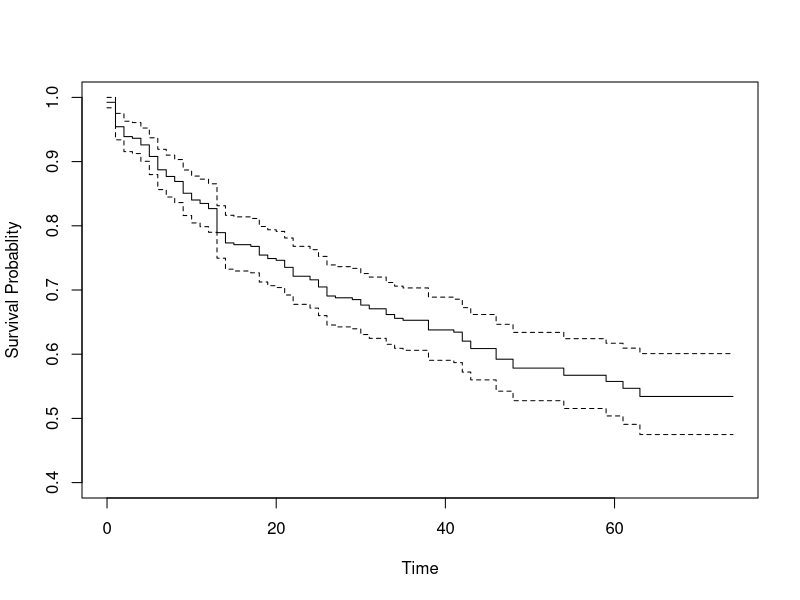
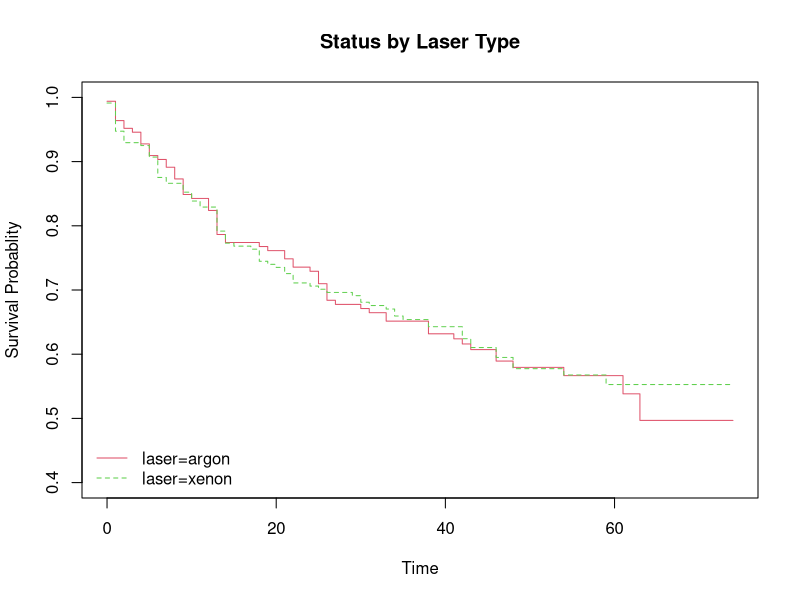
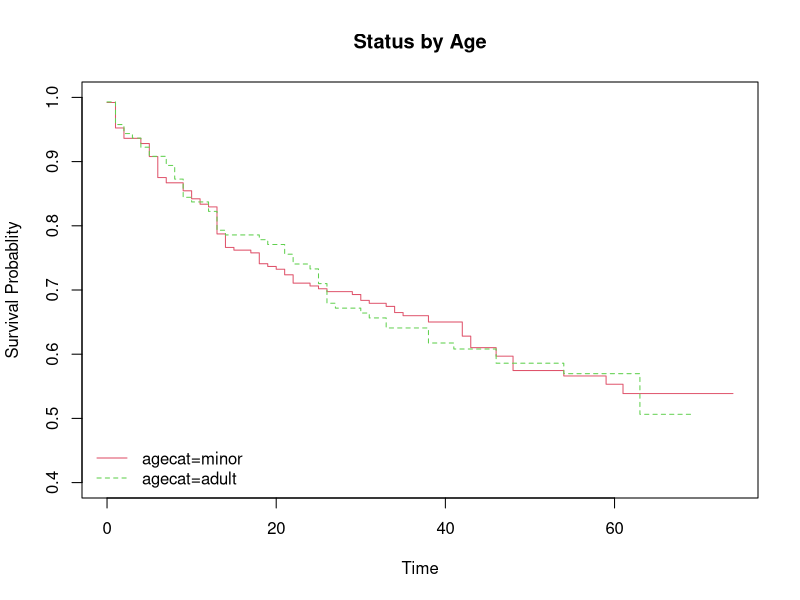
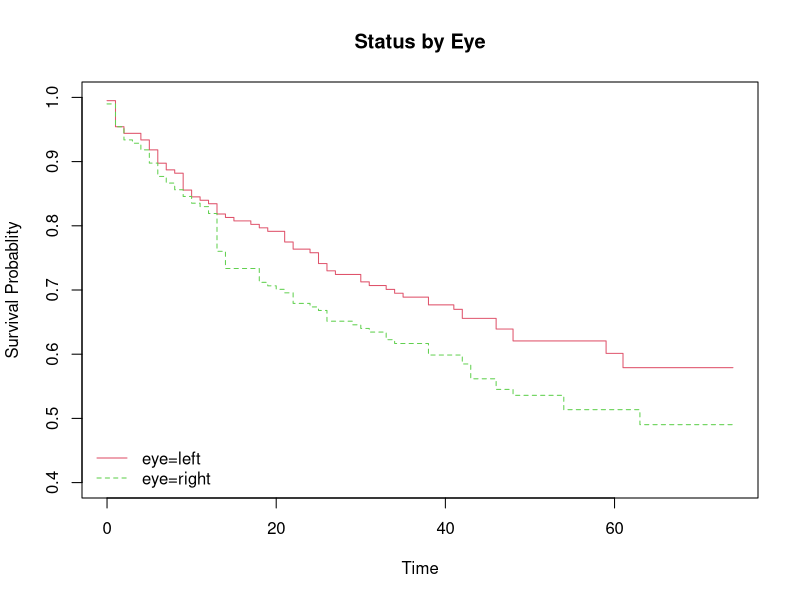
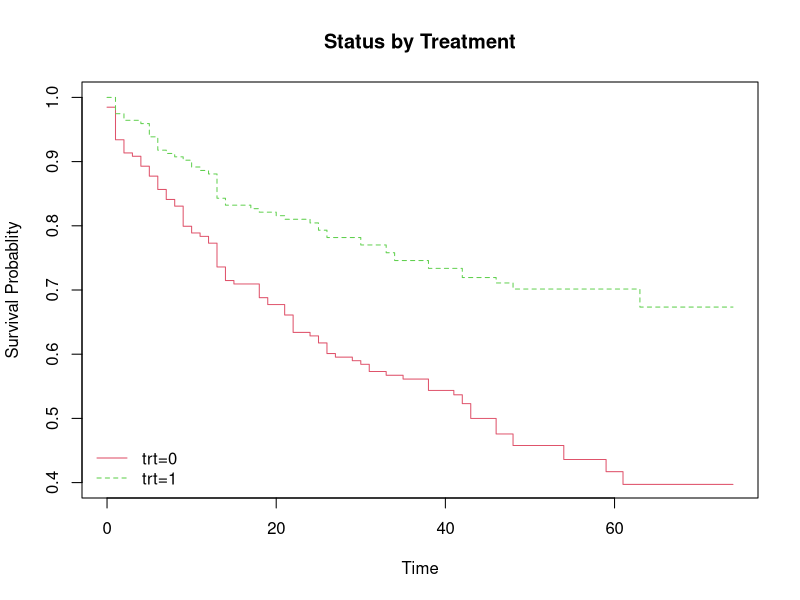
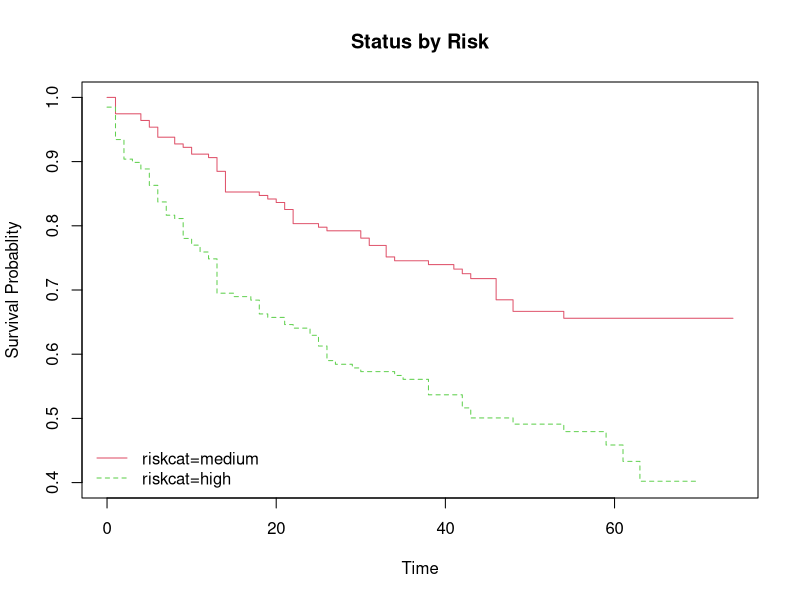
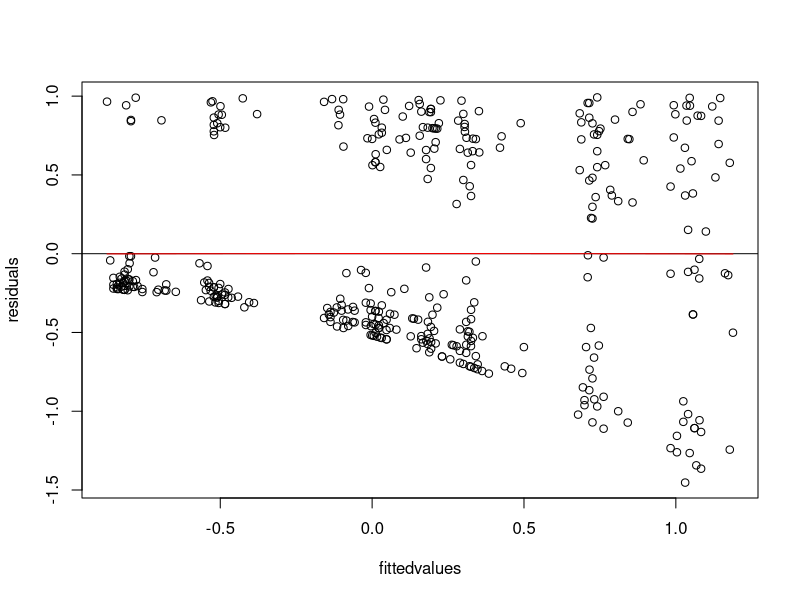
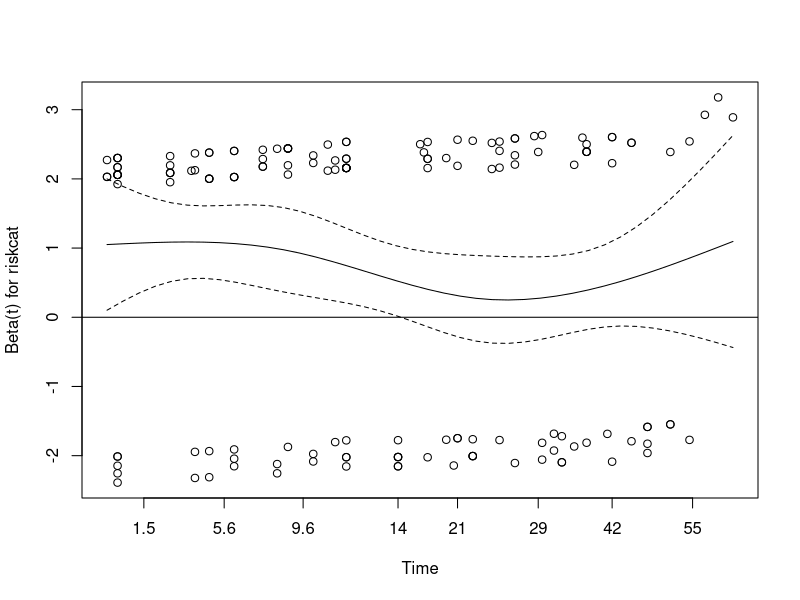

These figures' R source, in order: (Note: this script raises an error after producing the figures.)
library(survival)
library(readxl)

setwd("C:/Purdue/Advanced Business Analytics")
Diabetic <- read_excel("DiabeticData.xlsx")

colnames(Diabetic)

head(Diabetic, 5)

str(Diabetic)

Diabetic$time=floor(Diabetic$time)
fit.all<-survfit(Surv(time,status==1)~1,data=Diabetic)
plot(fit.all, xlab = "Time", ylab = "Survival Probablity", ylim = c(0.40,1))

Diabetic$laser<- as.factor(Diabetic$laser)
Diabetic$eye <- as.factor(Diabetic$eye)
Diabetic$trt<- as.factor(Diabetic$trt)

fit.laser<-survfit(Surv(time,status==1)~laser,data=Diabetic)
plot(fit.laser,col=2:5, lty=1:4, xlab = "Time", ylim = c(0.40,1), 
     ylab = "Survival Probablity", main="Status by Laser Type")
llabel<-gsub("x=","",names(fit.laser$strata))
legend("bottomleft",legend=llabel,col=2:5,lty=1:4,bty='n')

survdiff(Surv(time,status==1)~laser,data=Diabetic)

Diabetic$agecat <- cut(Diabetic$age, breaks=c(0, 22, Inf), labels=c("minor", "adult"))

fit.age<-survfit(Surv(time,status==1)~agecat,data=Diabetic)
plot(fit.age,col=2:5, lty=1:4, xlab = "Time", ylim = c(0.40,1), 
     ylab = "Survival Probablity", main="Status by Age")
llabel<-gsub("x=","",names(fit.age$strata))
legend("bottomleft",legend=llabel,col=2:5,lty=1:4,bty='n')

survdiff(Surv(time,status==1)~agecat,data=Diabetic)

fit.eye<-survfit(Surv(time,status==1)~eye,data=Diabetic)
plot(fit.eye,col=2:5, lty=1:4, xlab = "Time", ylim = c(0.40,1), 
     ylab = "Survival Probablity", main="Status by Eye")
llabel<-gsub("x=","",names(fit.eye$strata))
legend("bottomleft",legend=llabel,col=2:5,lty=1:4,bty='n')

survdiff(Surv(time,status==1)~eye,data=Diabetic)

fit.trt<-survfit(Surv(time,status==1)~trt,data=Diabetic)
plot(fit.trt,col=2:5, lty=1:4, xlab = "Time", ylim = c(0.40,1), 
     ylab = "Survival Probablity", main="Status by Treatment")
llabel<-gsub("x=","",names(fit.trt$strata))
legend("bottomleft",legend=llabel,col=2:5,lty=1:4,bty='n')

survdiff(Surv(time,status==1)~trt,data=Diabetic)

Diabetic$riskcat <- cut(Diabetic$risk, breaks=c(5, 9, 12), labels=c("medium", "high"))

fit.risk<-survfit(Surv(time,status==1)~riskcat,data=Diabetic)
plot(fit.risk,col=2:5, lty=1:4, xlab = "Time", ylim = c(0.40,1), 
     ylab = "Survival Probablity", main="Status by Risk")
llabel<-gsub("x=","",names(fit.risk$strata))
legend("bottomleft",legend=llabel,col=2:5,lty=1:4,bty='n')

survdiff(Surv(time,status==1)~riskcat,data=Diabetic)

fit.cox <- coxph(formula = Surv(time, status  ==1) ~ laser + eye + trt + riskcat + age ,data = Diabetic)
summary(fit.cox)

fit.cox2 <- coxph(formula = Surv(time, status  ==1) ~ eye + trt + riskcat ,data = Diabetic)
summary(fit.cox2)

#Assumptions
#Residual Plot
plot(predict(fit.cox),residuals(fit.cox,type = 'martingale'),ylab = 'residuals',xlab = 'fittedvalues')
abline(h=0)
lines(smooth.spline(predict(fit.cox),residuals(fit.cox,type = 'martingale')),col='red')
#Shows clear linear residual plot

#Checking for Constant Hazard Ratio 
k=cox.zph(fit.cox2)
k
plot(k[3,])
abline(h=0)

plot(k[2,])
abline(h=0)

plot(k[1,])
abline(h=0)
#All have constant hazard ratio


#Outlier Analysis
ggcoxdiagnostics(fit.cox2, type = "dfbeta",linear.predictions = FALSE, ggtheme = theme_bw())
summary(fit.cox2)
#No outlier values have significant contribution